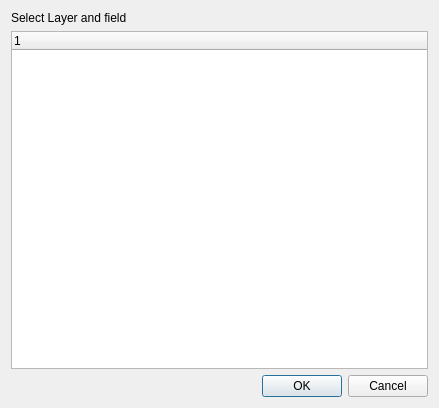
<ui version="4.0" >
 <class>Dialog</class>
 <widget class="QDialog" name="Dialog" >
  <property name="geometry" >
   <rect>
    <x>0</x>
    <y>0</y>
    <width>439</width>
    <height>408</height>
   </rect>
  </property>
  <property name="windowTitle" >
   <string>Dialog</string>
  </property>
  <layout class="QVBoxLayout" >
   <item>
    <widget class="QLabel" name="label" >
     <property name="text" >
      <string>Select Layer and field</string>
     </property>
    </widget>
   </item>
   <item>
    <widget class="QTreeWidget" name="layerFields" >
     <property name="columnCount" >
      <number>1</number>
     </property>
     <column>
      <property name="text" >
       <string>1</string>
      </property>
     </column>
    </widget>
   </item>
   <item>
    <widget class="QDialogButtonBox" name="buttonBox" >
     <property name="orientation" >
      <enum>Qt::Horizontal</enum>
     </property>
     <property name="standardButtons" >
      <set>QDialogButtonBox::Cancel|QDialogButtonBox::NoButton|QDialogButtonBox::Ok</set>
     </property>
     <property name="centerButtons" >
      <bool>false</bool>
     </property>
    </widget>
   </item>
  </layout>
 </widget>
 <resources/>
 <connections>
  <connection>
   <sender>buttonBox</sender>
   <signal>accepted()</signal>
   <receiver>Dialog</receiver>
   <slot>accept()</slot>
   <hints>
    <hint type="sourcelabel" >
     <x>257</x>
     <y>398</y>
    </hint>
    <hint type="destinationlabel" >
     <x>157</x>
     <y>274</y>
    </hint>
   </hints>
  </connection>
  <connection>
   <sender>buttonBox</sender>
   <signal>rejected()</signal>
   <receiver>Dialog</receiver>
   <slot>reject()</slot>
   <hints>
    <hint type="sourcelabel" >
     <x>325</x>
     <y>398</y>
    </hint>
    <hint type="destinationlabel" >
     <x>286</x>
     <y>274</y>
    </hint>
   </hints>
  </connection>
 </connections>
</ui>
